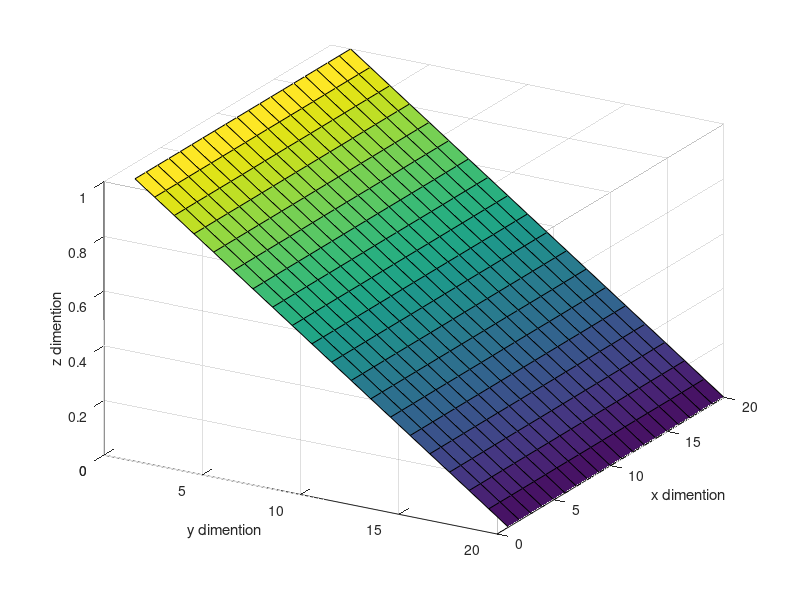

This figure's MATLAB source:
clearvars
close all
%initialize matrix
nx = 20;
ny = 20;
iteration =30;
matrixV = zeros(ny,nx);

G = sparse(nx*ny);
B = zeros(1,nx*ny);
cMap = ones(nx,ny);


%loop across iteration

for i = 1:nx
    for j = 1:ny
        n = j + (i - 1) * ny;
        if i == 1
            % left define V(G(n))=B(n)
            G(n, :) = 0;
            G(n, n) = 1;
            B(n) = 1;
        elseif i == nx
            % right
            G(n, :) = 0;
            G(n, n) = 1;
            B(n) = 0;
        elseif j == 1
            % bottom except for two sides
            % avoid index over boundary
            nxm = j + (i - 2) * ny;
            nxp = j + (i) * ny;
            nyp = j + 1 + (i - 1) * ny;
            
            %default cMap=1 to be average
            rxm = (cMap(i, j) + cMap(i - 1, j)) / 2.0;
            rxp = (cMap(i, j) + cMap(i + 1, j)) / 2.0;
            ryp = (cMap(i, j) + cMap(i, j + 1)) / 2.0;
            
            G(n, n) = -(rxm+rxp+ryp);
            G(n, nxm) = rxm;
            G(n, nxp) = rxp;
            G(n, nyp) = ryp;
            
        elseif j ==  ny
            % top
            nxm = j + (i - 2) * ny;
            nxp = j + (i) * ny;
            nym = j - 1 + (i - 1) * ny;
            
            rxm = (cMap(i, j) + cMap(i - 1, j)) / 2.0;
            rxp = (cMap(i, j) + cMap(i + 1, j)) / 2.0;
            rym = (cMap(i, j) + cMap(i, j - 1)) / 2.0;
            
            G(n, n) = -(rxm + rxp + rym);
            G(n, nxm) = rxm;
            G(n, nxp) = rxp;
            G(n, nym) = rym;
        else
            nxm = j + (i-2)*ny;
            nxp = j + (i)*ny;
            nym = j-1 + (i-1)*ny;
            nyp = j+1 + (i-1)*ny;
            
            rxm = (cMap(i,j) + cMap(i-1,j))/2.0;
            rxp = (cMap(i,j) + cMap(i+1,j))/2.0;
            rym = (cMap(i,j) + cMap(i,j-1))/2.0;
            ryp = (cMap(i,j) + cMap(i,j+1))/2.0;
            
            G(n,n) = -(rxm+rxp+rym+ryp);
            G(n,nxm) = rxm;
            G(n,nxp) = rxp;
            G(n,nym) = rym;
            G(n,nyp) = ryp;
        end
        % not really derivative but actual voltages
        
        
    end
    
end
Vvector = G\B';
Vmatrix = zeros(ny,nx);
for i = 1:nx
    for j = 1:ny
        n = j + (i - 1) * ny;
        
        Vmatrix(j, i) = Vvector(n);
    end
end
H = surf(Vmatrix');
xlabel('x dimention')
ylabel('y dimention')
zlabel('z dimention')
view(60,-30)
